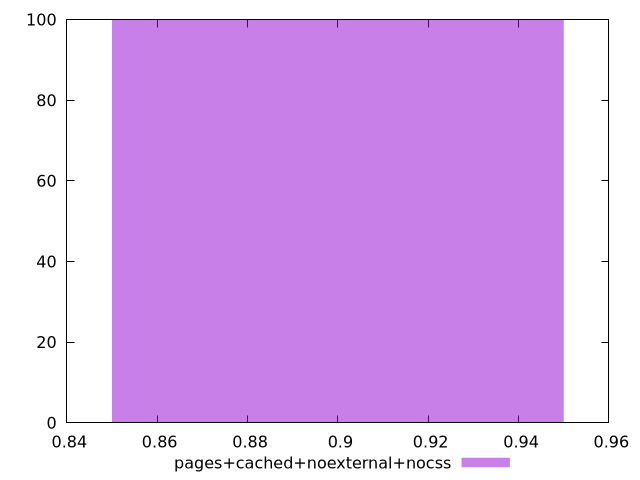

This chart was generated by the following gnuplot code:
$_pagesCachedNoexternalNocss <<EOF
0.9 100
EOF
set key outside below
set terminal pngcairo
set output "report_00004_2020-11-02T20-21-41.718Z/unminified-javascript/pages+cached+noexternal+nocss//hist.png"
set yrange [0:100]
set boxwidth 0.1
set style fill transparent solid 0.5 noborder
plot $_pagesCachedNoexternalNocss title "pages+cached+noexternal+nocss" with boxes ,
